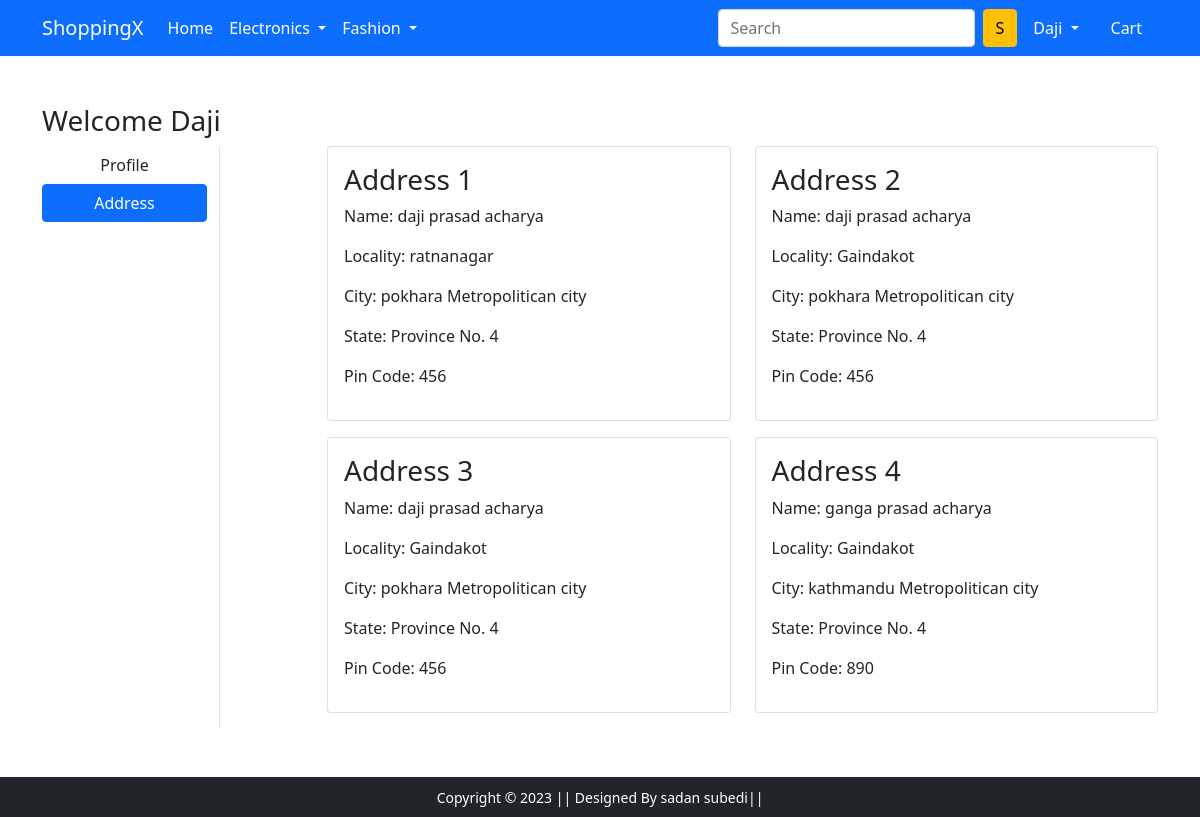
The page /address/ (signed in) on the database its author committed.
### app/models.py (models this page shows, shortened)
class Customer(models.Model):
    user = models.ForeignKey(User,on_delete=models.CASCADE)
    name = models.CharField(max_length=200)
    locality = models.CharField(max_length=200)
    city = models.CharField(max_length=200)
    zipcode = models.IntegerField(max_length=200)
    state = models.CharField(choices=STATE_CHOICE,max_length=200)

### app/views.py (the view)
# urls.py: path('address/', views.address, name='address'),
@login_required
def address(request):
 add = Customer.objects.filter(user=request.user)
 return render(request, 'app/address.html',{'add':add,'active':'btn-primary'})

### app/templates/app/address.html (shortened to what this page needs)
{% extends 'app/base.html' %}
{% load static %}
{% block main-content %}
<div class="container my-5">
 <div class="row">
 <h3>Welcome {{request.user}}</h3>
  <div class="col-sm-2 border-end">
   <ul class="list-unstyled">
    <li class="d-grid"><a href="{% url 'profile' %}" class="btn">Profile</a></li>
    <li class="d-grid"><a href="{% url 'address' %}" class="btn {{active}}">Address</a></li>
   </ul>
  </div>
  <div class="col-sm-9 offset-sm-1">
   <div class="row">
    {% for add in add %}
    <div class="col-sm-6">
     <div class="card mb-3">
      <div class="card-body">
       <h3>Address {{forloop.counter}}</h3>
       <p>Name: {{add.name}}</p>
       <p>Locality: {{add.locality}}</p>
       <p>City: {{add.city}}</p>
       <p>State: {{add.state}}</p>
       <p>Pin Code: {{add.zipcode}}</p>
      </div>
     </div>
    </div>
    {% endfor %}
   </div>
  </div>
 </div>
</div>
{% endblock main-content %}

### app/templates/app/base.html (shortened to what this page needs)
<!doctype html>
{% load static %}
<html lang="en">
  <head>
    <link href="https://cdn.jsdelivr.net/npm/bootstrap@5.0.0-beta1/dist/css/bootstrap.min.css" rel="stylesheet">
    <link rel="stylesheet" href="{% static 'app/css/owl.carousel.min.css' %}">
    <link rel="stylesheet" href="{% static 'app/css/all.min.css' %}">
    <link rel="stylesheet" href="{% static 'app/css/style.css' %}">
  </head>
  <body>
    <nav class="navbar navbar-expand-lg navbar-dark bg-primary">
     <div class="container">
       <a class="navbar-brand" href="/">ShoppingX</a>
       <div class="collapse navbar-collapse" id="navbarSupportedContent">
         <ul class="navbar-nav me-auto mb-2 mb-lg-0">
           <li class="nav-item">
             <a class="nav-link active" aria-current="page" href="/">Home</a>
           </li>
           <li class="nav-item dropdown">
             <a class="nav-link dropdown-toggle text-white" href="#" id="electronicsDropdown" role="button" data-bs-toggle="dropdown" aria-expanded="false">
               Electronics
             </a>
           </li>
           <li class="nav-item dropdown">
             <a class="nav-link dropdown-toggle text-white" href="#" id="fashionDropdown" role="button" data-bs-toggle="dropdown" aria-expanded="false">
               Fashion
             </a>
           </li>
         </ul>
         <form class="d-flex">
           <input class="form-control me-2" type="search" placeholder="Search" aria-label="Search">
           <button class="btn btn-warning" type="submit">S</button>
         </form>
         <div>
          <ul class="navbar-nav me-auto mb-2 mb-lg-0">
          {% if request.user.is_authenticated %}
           <li class="nav-item dropdown mx-2">
              <a class="nav-link dropdown-toggle text-white" href="#" id="profileDropdown" role="button" data-bs-toggle="dropdown" aria-expanded="false">
                {{request.user}}
              </a>
            </li>
            <li class="nav-item mx-2">
             <a href="{% url 'showcart' %}" class="nav-link text-white"> Cart </a>
            </li>
          {% endif %}
          </ul>
         </div>
       </div>
     </div>
    </nav>
    {% block main-content %} {% endblock main-content %}
    <footer class="container-fluid bg-dark text-center p-2 mt-5">
        <small class="text-white">Copyright &copy; 2023 || Designed By sadan subedi|| </small>
    </footer>
  </body>
</html>

### app/static/app/css/style.css (style rules this page uses)
* { margin: 0; padding: 0; box-sizing: border-box; }

### rows shown on the page
Customer: name "daji prasad acharya", locality "ratnanagar", city "pokhara Metropolitican city", state "Province No. 4", zipcode "456"
Customer: name "daji prasad acharya", locality "Gaindakot", city "pokhara Metropolitican city", state "Province No. 4", zipcode "456"
Customer: name "daji prasad acharya", locality "Gaindakot", city "pokhara Metropolitican city", state "Province No. 4", zipcode "456"
Customer: name "ganga prasad acharya", locality "Gaindakot", city "kathmandu Metropolitican city", state "Province No. 4", zipcode "890"

### other values the page prints
{{ request.user }} "Daji"
